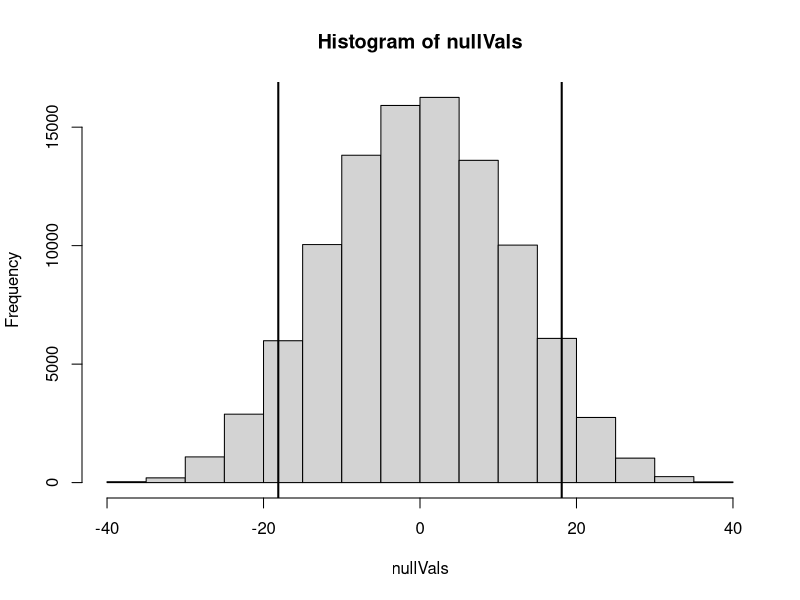
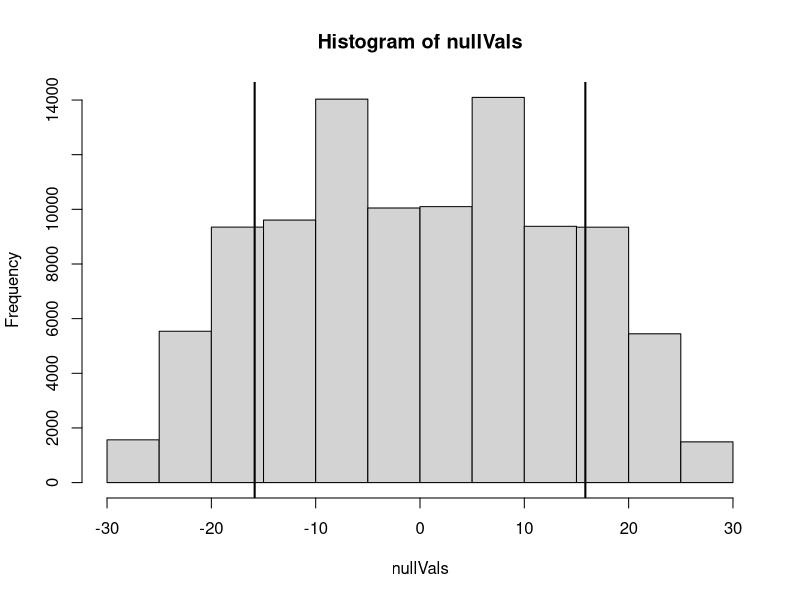

R code for these plots, in order:
## ---- chunk 1
# THIS DOCUMENT INCLUDES THE SOLUTION
# regenerate with soln: FALSE to create the 
# HW assignment for the students

# The point of this homework is to get some practice using the permutation
# test on an actual data set. We have the apply the test to the mean and median
# also, notice that the data set is very small making it harder to justify
# using the t-test.
## ---- chunk 2
fivec <- c(1156.2, 1145.8, 1156.2, 1176.6, 1196.8, 1116.3, 1156.2, 1135.6)
doubledaily <- c(1184.8, 1193.2, 1176.3, 1201.5, 1159.4, 1167.8, 1150.8, 1150.8)
## ---- chunk 3
mean5 <- mean(fivec)
meanDouble <- mean(doubledaily)
diff.mean <- mean5-meanDouble
## ---- chunk 4
days <- c(fivec,doubledaily)
treatment <- rep(c("fivec","double"),c(8,8))
## ---- chunk 5
### SOLUTION ###    
# A histogram of the null distribution with +/- observed difference.
permutations <- 100000
nullVals <- rep(NA,permutations)
for(i in 1:permutations){
  treatPerm <- sample(treatment, replace=FALSE)
  nullVals[i] <- mean(days[treatPerm=="fivec"])-mean(days[treatPerm=="double"])
}
hist(nullVals)
obsVal <- mean(days[treatment=="fivec"])-mean(days[treatment=="double"])
absVal <- abs(obsVal)
abline(v=c(-obsVal,obsVal), col="black", lwd=2)

## ---- chunk 6
### SOLUTION ###
# 1) The p-value is
sum(nullVals < -absVal | nullVals >= absVal)/permutations

# 2) Instead of having 8 replicates in each temperature treatment, you would have infinite replicates.

# 3) It's hard to say. There's over a 10% chance that you could get two samples like this if there was no difference.
## ---- chunk 7
### SOLUTION ###    
# A histogram of the null distribution with +/- observed difference.
permutations <- 100000
nullVals <- rep(NA,permutations)
for(i in 1:permutations){
  treatPerm <- sample(treatment, replace=FALSE)
  nullVals[i] <- median(days[treatPerm=="fivec"])-median(days[treatPerm=="double"])
}
hist(nullVals)
obsVal <- median(days[treatment=="fivec"])-median(days[treatment=="double"])
absVal <- abs(obsVal)
abline(v=c(-obsVal,obsVal), col="black", lwd=2)

## ---- chunk 8
### SOLUTION ###    
# the p-value
sum(nullVals < -absVal | nullVals >= absVal)/permutations
# So there is even less evidence for a difference between the medians.
